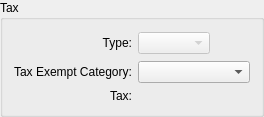
          <widget class="QGroupBox" name="taxGroup">
           <property name="title">
            <string>Tax</string>
           </property>
           <layout class="QGridLayout">
            <item row="2" column="1">
             <widget class="CurrCluster" name="_tax">
              <property name="format">
               <enum>CurrDisplay::SalesPrice</enum>
              </property>
              <property name="enabled">
               <bool>false</bool>
              </property>
             </widget>
            </item>
            <item row="0" column="0">
             <widget class="QLabel" name="_taxtypeLit">
              <property name="minimumSize">
               <size>
                <width>0</width>
                <height>24</height>
               </size>
              </property>
              <property name="text">
               <string>Type:</string>
              </property>
              <property name="alignment">
               <set>Qt::AlignRight|Qt::AlignTrailing|Qt::AlignVCenter</set>
              </property>
             </widget>
            </item>
            <item row="0" column="1">
             <layout class="QHBoxLayout">
              <item>
               <widget class="XComboBox" name="_taxtype">
                <property name="enabled">
                 <bool>false</bool>
                </property>
                <property name="allowNull">
                 <bool>true</bool>
                </property>
                <property name="nullStr">
                 <string>[ Default ]</string>
                </property>
                <property name="type">
                 <enum>XComboBox::TaxTypes</enum>
                </property>
               </widget>
              </item>
              <item>
               <spacer>
                <property name="orientation">
                 <enum>Qt::Horizontal</enum>
                </property>
                <property name="sizeHint" stdset="0">
                 <size>
                  <width>40</width>
                  <height>20</height>
                 </size>
                </property>
               </spacer>
              </item>
             </layout>
            </item>
            <item row="2" column="0">
             <widget class="XURLLabel" name="_taxLit">
              <property name="text">
               <string>Tax:</string>
              </property>
              <property name="alignment">
               <set>Qt::AlignRight|Qt::AlignTop|Qt::AlignTrailing</set>
              </property>
              <property name="margin">
               <number>5</number>
              </property>
             </widget>
            </item>
            <item row="3" column="0">
             <spacer>
              <property name="orientation">
               <enum>Qt::Vertical</enum>
              </property>
              <property name="sizeHint" stdset="0">
               <size>
                <width>20</width>
                <height>0</height>
               </size>
              </property>
             </spacer>
            </item>
            <item row="1" column="0">
             <widget class="QLabel" name="_taxExemptLit">
              <property name="text">
               <string>Tax Exempt Category:</string>
              </property>
             </widget>
            </item>
            <item row="1" column="1">
             <widget class="TaxExemptCluster" name="_taxExempt"/>
            </item>
           </layout>
          </widget>
